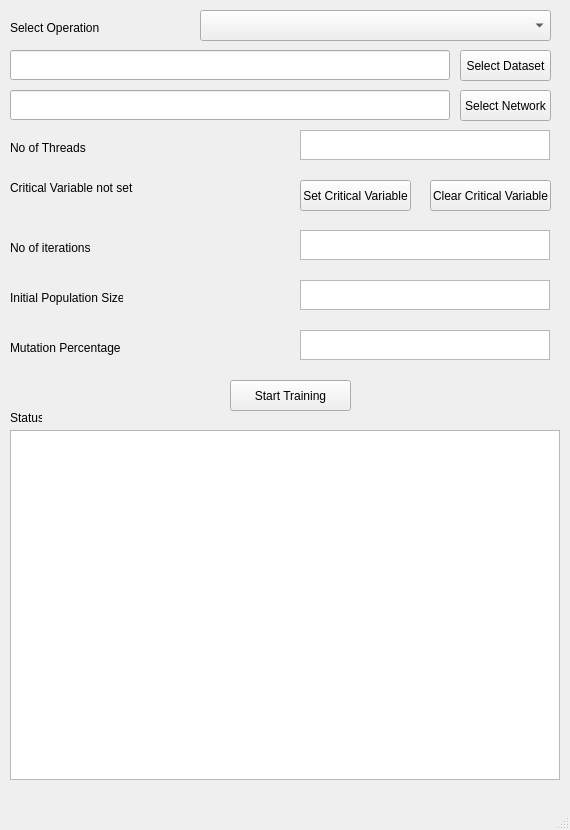
<?xml version="1.0" encoding="UTF-8"?>
<ui version="4.0">
 <class>MainWindow</class>
 <widget class="QMainWindow" name="MainWindow">
  <property name="geometry">
   <rect>
    <x>0</x>
    <y>0</y>
    <width>570</width>
    <height>830</height>
   </rect>
  </property>
  <property name="minimumSize">
   <size>
    <width>570</width>
    <height>830</height>
   </size>
  </property>
  <property name="maximumSize">
   <size>
    <width>570</width>
    <height>830</height>
   </size>
  </property>
  <property name="windowTitle">
   <string>Core Generating Network</string>
  </property>
  <property name="autoFillBackground">
   <bool>false</bool>
  </property>
  <widget class="QWidget" name="centralwidget">
   <widget class="QComboBox" name="comboBox">
    <property name="geometry">
     <rect>
      <x>200</x>
      <y>10</y>
      <width>351</width>
      <height>31</height>
     </rect>
    </property>
   </widget>
   <widget class="QLabel" name="label">
    <property name="geometry">
     <rect>
      <x>10</x>
      <y>20</y>
      <width>121</width>
      <height>16</height>
     </rect>
    </property>
    <property name="text">
     <string>Select Operation</string>
    </property>
   </widget>
   <widget class="QLabel" name="label_critical_variable">
    <property name="geometry">
     <rect>
      <x>10</x>
      <y>180</y>
      <width>281</width>
      <height>16</height>
     </rect>
    </property>
    <property name="text">
     <string>Critical Variable not set</string>
    </property>
   </widget>
   <widget class="QTextEdit" name="textEdit_no_of_iterations">
    <property name="geometry">
     <rect>
      <x>300</x>
      <y>230</y>
      <width>250</width>
      <height>30</height>
     </rect>
    </property>
    <property name="minimumSize">
     <size>
      <width>250</width>
      <height>30</height>
     </size>
    </property>
    <property name="maximumSize">
     <size>
      <width>200</width>
      <height>30</height>
     </size>
    </property>
   </widget>
   <widget class="QLabel" name="label_no_of_threads">
    <property name="geometry">
     <rect>
      <x>10</x>
      <y>140</y>
      <width>200</width>
      <height>16</height>
     </rect>
    </property>
    <property name="sizePolicy">
     <sizepolicy hsizetype="Minimum" vsizetype="Fixed">
      <horstretch>90</horstretch>
      <verstretch>0</verstretch>
     </sizepolicy>
    </property>
    <property name="minimumSize">
     <size>
      <width>200</width>
      <height>0</height>
     </size>
    </property>
    <property name="text">
     <string>No of Threads</string>
    </property>
   </widget>
   <widget class="QTextEdit" name="textEdit_status">
    <property name="geometry">
     <rect>
      <x>10</x>
      <y>430</y>
      <width>550</width>
      <height>350</height>
     </rect>
    </property>
    <property name="minimumSize">
     <size>
      <width>550</width>
      <height>350</height>
     </size>
    </property>
    <property name="maximumSize">
     <size>
      <width>550</width>
      <height>200</height>
     </size>
    </property>
   </widget>
   <widget class="QPushButton" name="pushButton_select_dataset">
    <property name="geometry">
     <rect>
      <x>460</x>
      <y>50</y>
      <width>91</width>
      <height>31</height>
     </rect>
    </property>
    <property name="text">
     <string>Select Dataset</string>
    </property>
   </widget>
   <widget class="QLabel" name="label_initial_population">
    <property name="geometry">
     <rect>
      <x>10</x>
      <y>290</y>
      <width>113</width>
      <height>16</height>
     </rect>
    </property>
    <property name="text">
     <string>Initial Population Size</string>
    </property>
   </widget>
   <widget class="QTextEdit" name="textEdit_no_of_threads">
    <property name="geometry">
     <rect>
      <x>300</x>
      <y>130</y>
      <width>250</width>
      <height>30</height>
     </rect>
    </property>
    <property name="minimumSize">
     <size>
      <width>250</width>
      <height>30</height>
     </size>
    </property>
    <property name="maximumSize">
     <size>
      <width>200</width>
      <height>30</height>
     </size>
    </property>
   </widget>
   <widget class="QPushButton" name="pushButton_set_critical_variable">
    <property name="geometry">
     <rect>
      <x>300</x>
      <y>180</y>
      <width>111</width>
      <height>31</height>
     </rect>
    </property>
    <property name="text">
     <string>Set Critical Variable</string>
    </property>
   </widget>
   <widget class="QLabel" name="label_no_of_iterations">
    <property name="geometry">
     <rect>
      <x>10</x>
      <y>240</y>
      <width>82</width>
      <height>16</height>
     </rect>
    </property>
    <property name="text">
     <string>No of iterations</string>
    </property>
   </widget>
   <widget class="QLabel" name="label_mutation_percentage">
    <property name="geometry">
     <rect>
      <x>10</x>
      <y>340</y>
      <width>111</width>
      <height>16</height>
     </rect>
    </property>
    <property name="sizePolicy">
     <sizepolicy hsizetype="Fixed" vsizetype="Fixed">
      <horstretch>0</horstretch>
      <verstretch>0</verstretch>
     </sizepolicy>
    </property>
    <property name="text">
     <string>Mutation Percentage</string>
    </property>
   </widget>
   <widget class="QPushButton" name="pushButton_start">
    <property name="geometry">
     <rect>
      <x>230</x>
      <y>380</y>
      <width>121</width>
      <height>31</height>
     </rect>
    </property>
    <property name="text">
     <string>Start Training</string>
    </property>
   </widget>
   <widget class="QTextEdit" name="textEdit_initial_population">
    <property name="geometry">
     <rect>
      <x>300</x>
      <y>280</y>
      <width>250</width>
      <height>30</height>
     </rect>
    </property>
    <property name="minimumSize">
     <size>
      <width>250</width>
      <height>30</height>
     </size>
    </property>
    <property name="maximumSize">
     <size>
      <width>200</width>
      <height>30</height>
     </size>
    </property>
   </widget>
   <widget class="QLabel" name="label_6">
    <property name="geometry">
     <rect>
      <x>10</x>
      <y>410</y>
      <width>32</width>
      <height>16</height>
     </rect>
    </property>
    <property name="text">
     <string>Status</string>
    </property>
   </widget>
   <widget class="QTextEdit" name="textEdit_mutation_percentage">
    <property name="geometry">
     <rect>
      <x>300</x>
      <y>330</y>
      <width>250</width>
      <height>30</height>
     </rect>
    </property>
    <property name="minimumSize">
     <size>
      <width>250</width>
      <height>30</height>
     </size>
    </property>
    <property name="maximumSize">
     <size>
      <width>200</width>
      <height>30</height>
     </size>
    </property>
    <property name="lineWrapMode">
     <enum>QTextEdit::NoWrap</enum>
    </property>
   </widget>
   <widget class="QPushButton" name="pushButton_clear_critical_variable">
    <property name="geometry">
     <rect>
      <x>430</x>
      <y>180</y>
      <width>121</width>
      <height>31</height>
     </rect>
    </property>
    <property name="text">
     <string>Clear Critical Variable</string>
    </property>
   </widget>
   <widget class="QPushButton" name="pushButton_select_network">
    <property name="geometry">
     <rect>
      <x>460</x>
      <y>90</y>
      <width>91</width>
      <height>31</height>
     </rect>
    </property>
    <property name="text">
     <string>Select Network</string>
    </property>
   </widget>
   <widget class="QLineEdit" name="lineEdit_select_dataset">
    <property name="geometry">
     <rect>
      <x>10</x>
      <y>50</y>
      <width>440</width>
      <height>30</height>
     </rect>
    </property>
   </widget>
   <widget class="QLineEdit" name="lineEdit_select_network">
    <property name="geometry">
     <rect>
      <x>10</x>
      <y>90</y>
      <width>440</width>
      <height>30</height>
     </rect>
    </property>
   </widget>
  </widget>
  <widget class="QMenuBar" name="menubar">
   <property name="geometry">
    <rect>
     <x>0</x>
     <y>0</y>
     <width>570</width>
     <height>21</height>
    </rect>
   </property>
  </widget>
  <widget class="QStatusBar" name="statusbar"/>
 </widget>
 <resources/>
 <connections/>
</ui>
